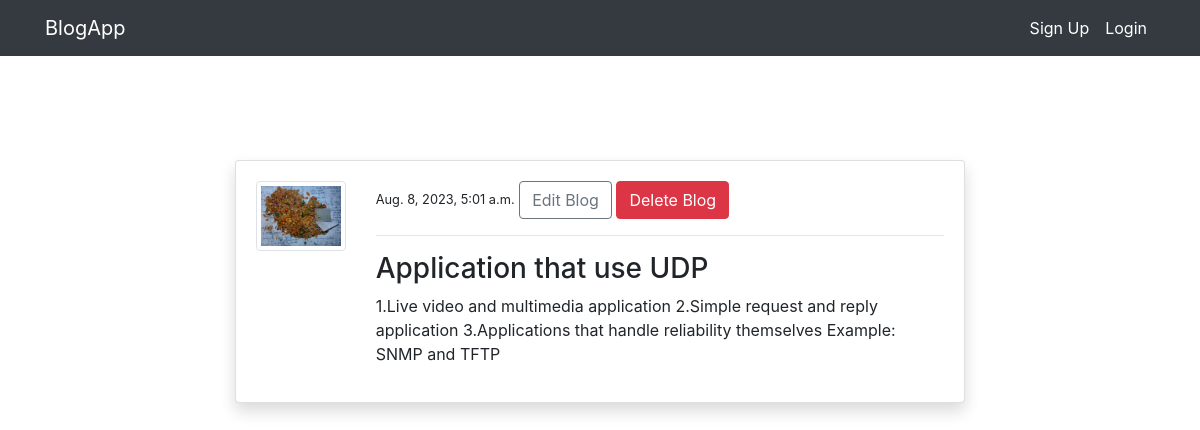
Page /post_details/15/ on the committed database.
### myblog/models.py (models this page shows, shortened)
class BlogModel(models.Model):
    title = models.CharField(max_length=100)
    content = models.TextField()
    author = models.ForeignKey(User,on_delete=models.CASCADE)
    date_created = models.DateTimeField(auto_now_add=True)
    class Meta:
        ordering = ('-date_created',)

### Accounts/models.py (models this page shows, shortened)
class AccountModel(models.Model):
    user = models.OneToOneField(User, on_delete=models.CASCADE)
    image=models.ImageField(default='default.png',upload_to='account' , validators=[FileExtensionValidator(['png','jpg','jpeg'])])

### myblog/views.py (the view)
# urls.py: path('post_details/<int:pk>/', views.Post_details , name='post_details'),
def Post_details(request,pk):
    post=BlogModel.objects.get(id=pk)
    context ={
        'post':post
    }
    return render(request,'blogs/post_details.html',context)

### templates/blogs/post_details.html (shortened to what this page needs)
{% extends 'baseFiles/base.html' %}
{% load crispy_forms_tags %}
{% block content %}
<div class="container">
    <div class="row mt-5 pt-5">
       <div class="col-md-8 offset-md-2">
        <div class="card my-3 shadow">
            <div class="card-body">
                <div class="row">
                    <div class="col-md-2">
                        <small> <img class="img-thumbnail" src="{{post.author.accountmodel.image.url}}" alt="image1"></small>
                     </div>
                    <div class="col-md-10">
                        <small>{{  post.date_created }}</small>
                        <span><a class="btn btn-outline-secondary"  href="{% url 'edit_post' post.id %}">Edit Blog  </a></span>
                        <span><a class="btn btn-danger " href="{% url 'delete_post' post.id %}">Delete Blog  </a></span>
                        <hr>
                        <h3>{{post.title}}</h3>
                        <p>{{post.content}}</p>
                    </div>
                </div>
            </div>
        </div>
       </div>
    </div>
</div>
{% endblock %}

### rows in the picture
BlogModel: author.accountmodel.image (picture), date_created "Aug. 8, 2023, 5:01 a.m.", title "Application that use UDP", content "1.Live video and multimedia application 2.Simple request and reply application 3.Applications that handle reliability themselves Example: SNMP and TFTP"
